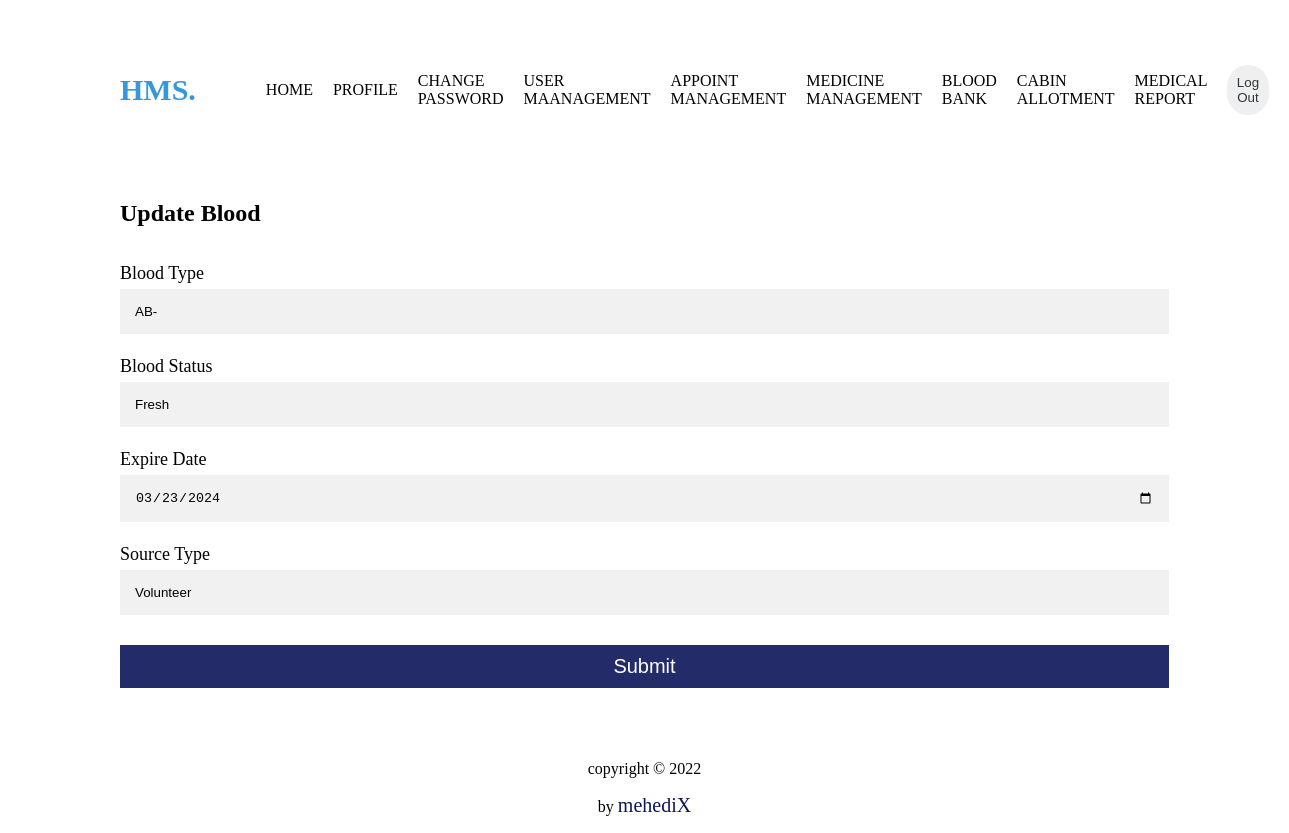
The page /view/update-blood.php?edit=4 (signed in) on the database its author committed.
### tables this page shows
CREATE TABLE `blood` (
  `id` int(10) UNSIGNED NOT NULL,
  `blood_type` varchar(25) DEFAULT NULL,
  `blood_status` varchar(255) DEFAULT NULL,
  `exp_date` varchar(25) DEFAULT NULL,
  `source_type` varchar(255) DEFAULT NULL,
  `created_at` datetime NOT NULL
);

### control/update-bloodAction.php (called while the page is built, shortened)
<?php
include('../model/database.php');
if(isset($_GET['edit'])){
    $id= $_GET['edit'];
  $editData= edit_data($connection, $id);
}
function edit_data($connection, $id)
{
 $query= "SELECT * FROM blood WHERE id= $id";
 $exec = mysqli_query($connection, $query);
 $row= mysqli_fetch_assoc($exec);
 return $row;
}
?>

### view/update-blood.php (the view, shortened to what this page needs)
<?php
include('../control/update-bloodAction.php');
?>
<!DOCTYPE html>
<html>
<head>
</head>
<body style="padding-right:7rem;padding-left:7rem;">
<?php include "../model/_nav.php"; ?>
<div class="blood">
    <div class="form-title">
    <h2 style= "text-align: center;">Update Blood</h2>
    </div>
    <form method="post" action="">
          <label>Blood Type</label>
<input type="text" placeholder="Enter Blood Type" name="blood_type" required value="<?php echo isset($editData) ? $editData['blood_type'] : '' ?>">
          <label>Blood Status</label>
<input type="text" placeholder="Enter Blood Status" name="blood_status" required value="<?php echo isset($editData) ? $editData['blood_status'] : '' ?>">
          <label>Expire Date</label>
<input type="date" placeholder="Enter Expire Date" name="exp_date" required value="<?php echo isset($editData) ? $editData['exp_date'] : '' ?>">
          <label>Source Type</label>
<input type="text" placeholder="Enter Source Type" name="source_type" required value="<?php echo isset($editData) ? $editData['source_type'] : '' ?>">
          <button type="submit" name="update">Submit</button>
    </form>
        </div>
<?php include "../model/footer.php"; ?>
</body>
</html>

### view/update-blood.php (style rules this page uses)
body { overflow-x: hidden; }
* { box-sizing: border-box; }
input { width: 100%; padding: 15px; margin: 5px 0 22px 0; display: inline-block; border: none; background: #f1f1f1; }
button[type=submit] { background-color: #0D1559; color: #ffffff; padding: 10px 20px; margin: 8px 0; border: none; cursor: pointer; width: 100%; opacity: 0.9; font-size: 20px; }
label { font-size: 18px;; }
.form-title a, .form-title h2 { display: inline-block; }

### rows shown on the page
blood: blood_type "AB-", blood_status "Fresh", exp_date "03/23/2024", source_type "Volunteer"
